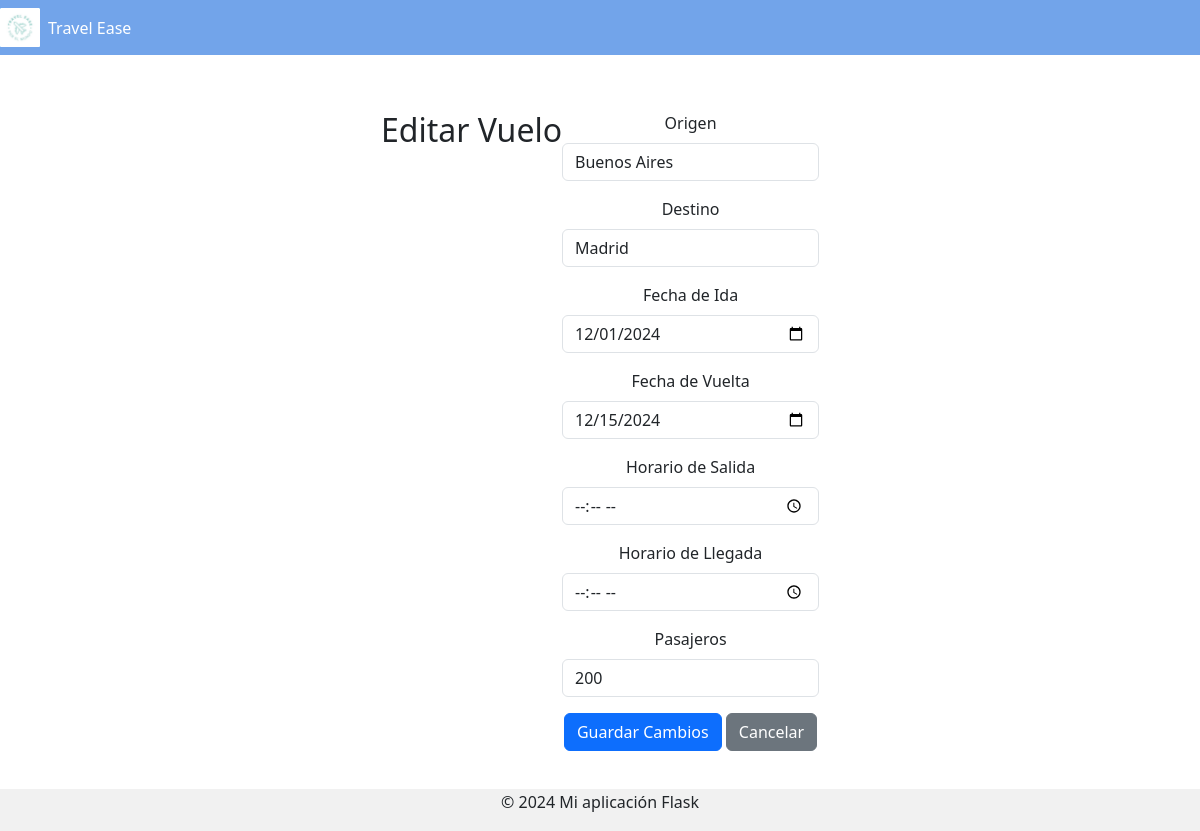
/busqueda/editar_vuelo/1, run on an earlier commit of the app's database.
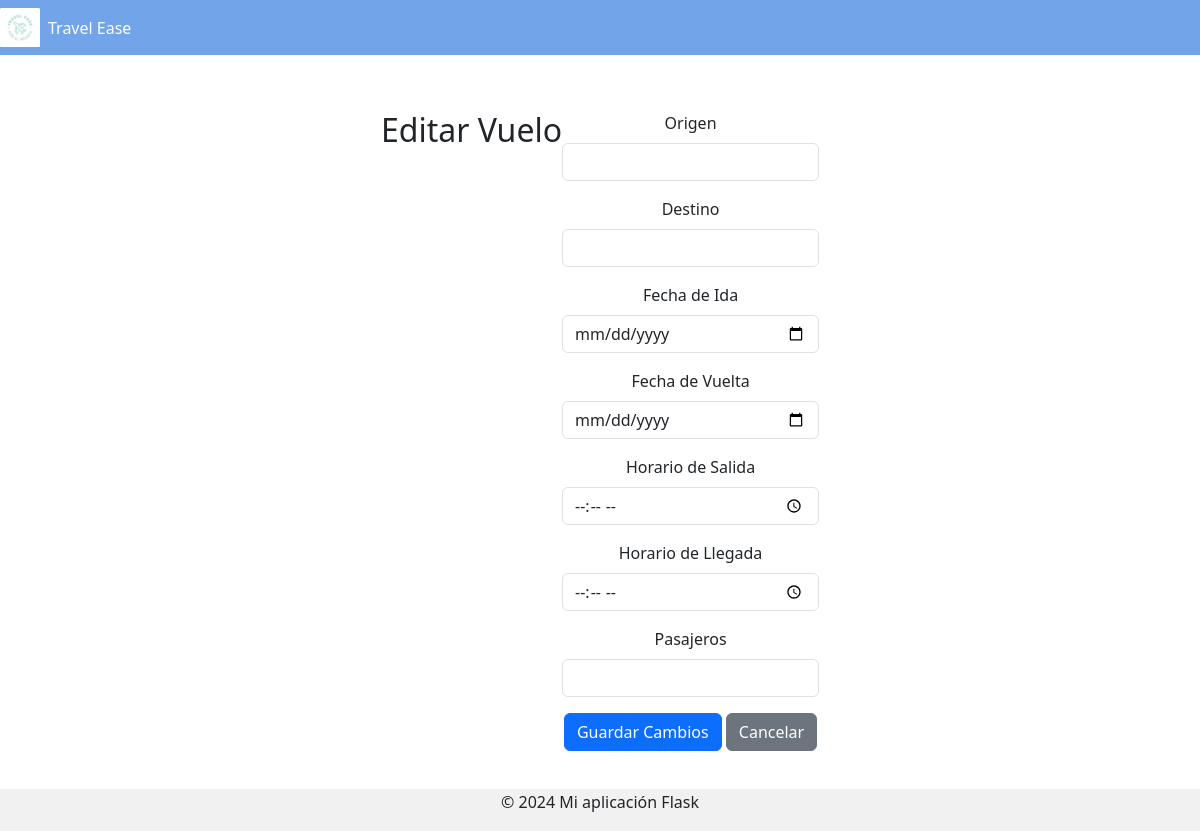
And on a later commit of the database.
### tables this page shows
CREATE TABLE vuelos (id INTEGER PRIMARY KEY AUTOINCREMENT, origen TEXT, destino TEXT, fecha_ida DATE, fecha_vuelta DATE, horario_salida DATETIME, horario_llegada DATETIME, pasajeros INTEGER);

### app/blueprints/busqueda/routes.py (the view)
@busqueda_bp.route('/editar_vuelo/<int:id>', methods=['GET', 'POST'])
def editar_vuelo(id):
    conexion = conectar()
    cursor = conexion.cursor()
    if request.method == 'POST':
        origen = request.form['origen']
        destino = request.form['destino']
        fecha_ida = request.form['fecha_ida']
        fecha_vuelta = request.form['fecha_vuelta']
        horario_salida = request.form['horario_salida']
        horario_llegada = request.form['horario_llegada']
        pasajeros = request.form['pasajeros']
        cursor.execute("""
            UPDATE vuelos
            SET origen = ?, destino = ?, fecha_ida = ?, fecha_vuelta = ?, horario_salida = ?, horario_llegada = ?, pasajeros = ?
            WHERE id = ?""",
            (origen, destino, fecha_ida, fecha_vuelta, horario_salida, horario_llegada, pasajeros, id)
        )
        conexion.commit()
        conexion.close()
        flash('Vuelo actualizado con éxito')
        return redirect(url_for('busqueda.ver_vuelos'))
    else:
        cursor.execute("SELECT * FROM vuelos WHERE id = ?", (id,))
        vuelo = cursor.fetchone()
        conexion.close()
        return render_template('busqueda/editar_vuelo.html', vuelo=vuelo)

### app/blueprints/busqueda/routes.py (called while the page is built)
def conectar():
    return sqlite3.connect('agencia_viajes.db')

### app/templates/busqueda/editar_vuelo.html (shortened to what this page needs)
<!DOCTYPE html>
<html lang="en">
<head>
  <link rel="stylesheet" href="{{ url_for('static', filename='css/style.css') }}">
  <link href="https://cdn.jsdelivr.net/npm/bootstrap@5.3.3/dist/css/bootstrap.min.css" rel="stylesheet">
</head>
<body>
  <header class="navbar">
    <div class="logo">
      <img src="{{ url_for('static', filename='css/ruta-del-logo.png') }}" alt="Logo de la Marca">
      <span>Travel Ease</span>
    </div>
  </header>
  <div class="container mt-4">
    <h2>Editar Vuelo</h2>
    <form method="POST">
      <div class="mb-3">
        <label for="origen" class="form-label">Origen</label>
        <input type="text" id="origen" name="origen" class="form-control" value="{{ vuelo[1] }}" required>
      </div>
      <div class="mb-3">
        <label for="destino" class="form-label">Destino</label>
        <input type="text" id="destino" name="destino" class="form-control" value="{{ vuelo[2] }}" required>
      </div>
      <div class="mb-3">
        <label for="fecha_ida" class="form-label">Fecha de Ida</label>
        <input type="date" id="fecha_ida" name="fecha_ida" class="form-control" value="{{ vuelo[3] }}" required>
      </div>
      <div class="mb-3">
        <label for="fecha_vuelta" class="form-label">Fecha de Vuelta</label>
        <input type="date" id="fecha_vuelta" name="fecha_vuelta" class="form-control" value="{{ vuelo[4] }}" required>
      </div>
      <div class="mb-3">
        <label for="horario_salida" class="form-label">Horario de Salida</label>
        <input type="time" id="horario_salida" name="horario_salida" class="form-control" value="{{ vuelo[5] }}" required>
      </div>
      <div class="mb-3">
        <label for="horario_llegada" class="form-label">Horario de Llegada</label>
        <input type="time" id="horario_llegada" name="horario_llegada" class="form-control" value="{{ vuelo[6] }}" required>
      </div>
      <div class="mb-3">
        <label for="pasajeros" class="form-label">Pasajeros</label>
        <input type="number" id="pasajeros" name="pasajeros" class="form-control" value="{{ vuelo[7] }}" required>
      </div>
      <button type="submit" class="btn btn-primary">Guardar Cambios</button>
      <a href="{{ url_for('busqueda.ver_vuelos') }}" class="btn btn-secondary">Cancelar</a>
    </form>
  </div>
  <br><br>
  <footer class="text-center mt-4">
    <p>© 2024 Mi aplicación Flask</p>
  </footer>
</body>
</html>

What changed in the data, as far as the page shows it:
removed vuelos: origen "Buenos Aires", destino "Madrid", fecha_ida "12/01/2024", fecha_vuelta "12/15/2024", pasajeros "200"
